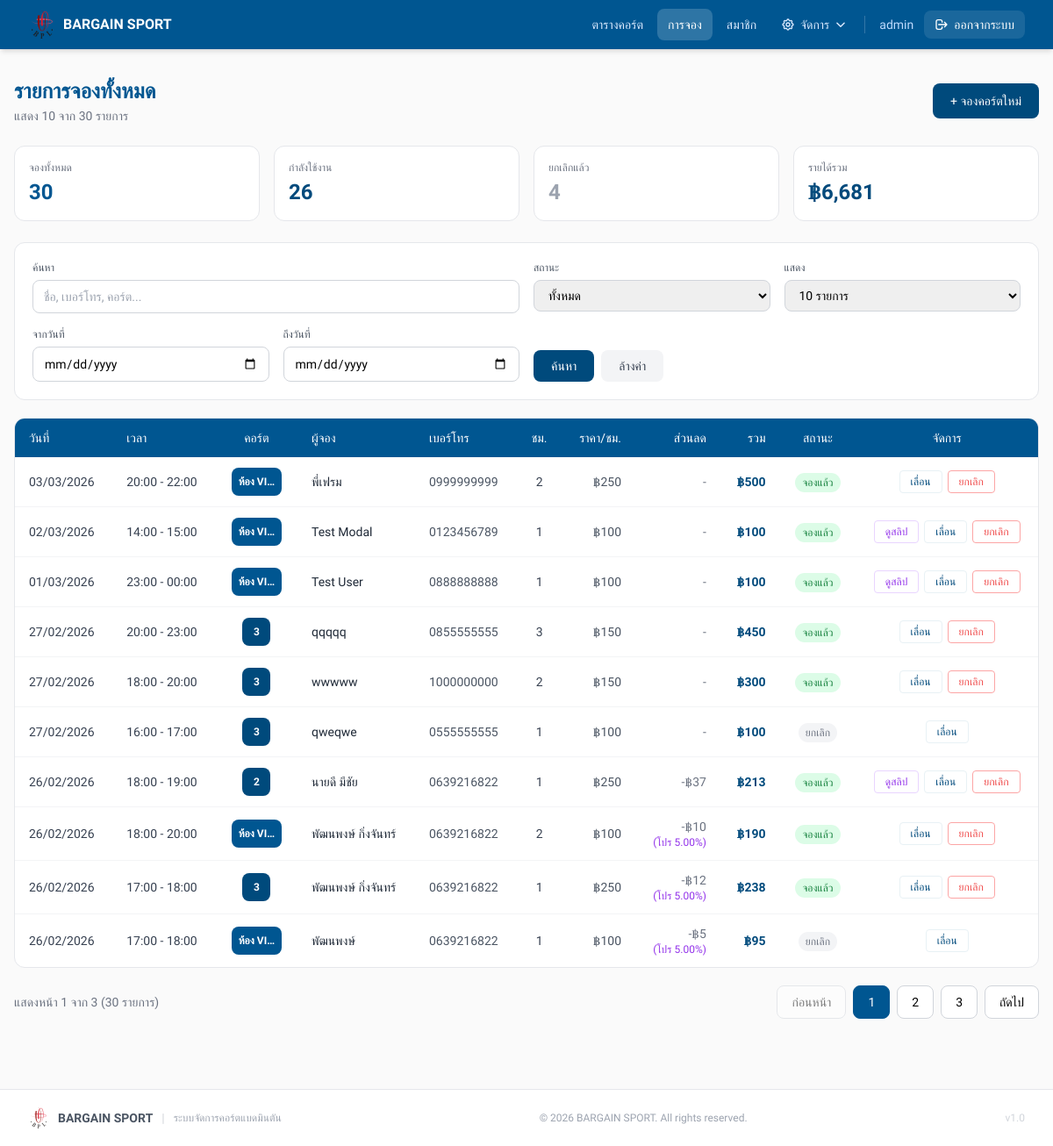
The page /bookings/index.php (signed in) on the database as committed earlier.
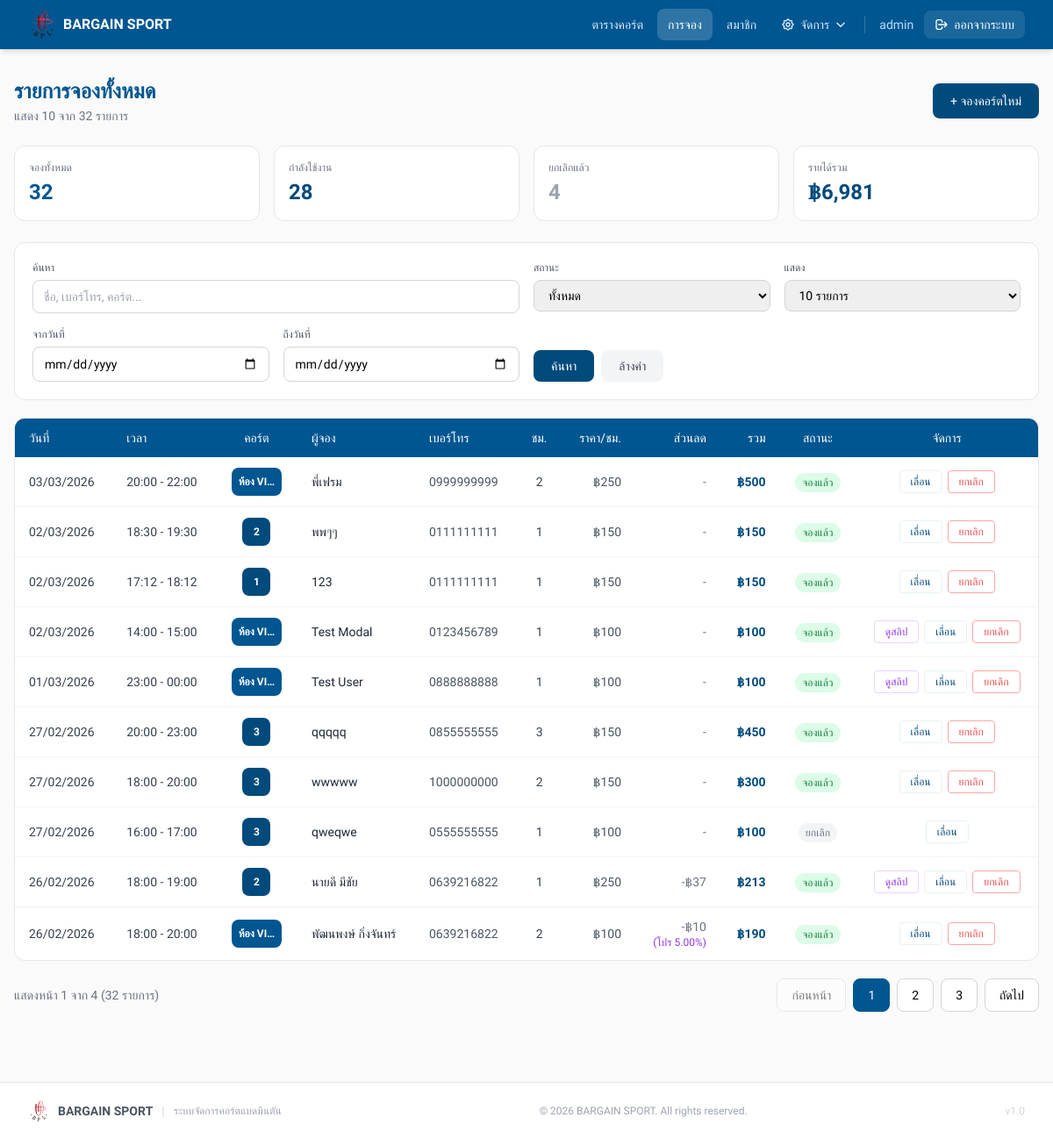
The same page on the database as committed later.
### tables this page shows
CREATE TABLE `bookings` (
  `id` int NOT NULL,
  `court_id` int NOT NULL,
  `customer_name` varchar(100) NOT NULL,
  `customer_phone` varchar(30) DEFAULT NULL,
  `member_id` int DEFAULT NULL,
  `promotion_id` int DEFAULT NULL,
  `promotion_discount_percent` decimal(5,2) DEFAULT NULL,
  `payment_slip_path` varchar(255) DEFAULT NULL,
  `start_datetime` datetime NOT NULL,
  `duration_hours` int NOT NULL,
  `price_per_hour` decimal(10,2) NOT NULL,
  `discount_amount` decimal(10,2) NOT NULL DEFAULT '0.00',
  `total_amount` decimal(10,2) NOT NULL,
  `status` enum('booked','cancelled') NOT NULL DEFAULT 'booked',
  `created_by` int DEFAULT NULL,
  `created_at` timestamp NOT NULL DEFAULT CURRENT_TIMESTAMP,
  `updated_at` timestamp NULL DEFAULT NULL
);

CREATE TABLE `courts` (
  `id` int NOT NULL,
  `court_no` int NOT NULL,
  `vip_room_name` varchar(100) DEFAULT NULL COMMENT 'ชื่อห้อง VIP',
  `status` enum('Available','Booked','In Use','Maintenance') DEFAULT 'Available',
  `is_vip` tinyint(1) NOT NULL DEFAULT '0',
  `court_type` enum('normal','vip') DEFAULT 'normal' COMMENT 'ประเภทคอร์ต: normal=ปกติ, vip=VIP',
  `vip_price` decimal(10,2) DEFAULT NULL COMMENT 'ราคาพิเศษสำหรับคอร์ต VIP (บาท/ชั่วโมง)',
  `normal_price` decimal(10,2) DEFAULT NULL COMMENT 'ราคาคงที่สำหรับคอร์ตปกติ (optional)',
  `pricing_group_id` int DEFAULT NULL
);

### bookings/index.php (the view, shortened to what the changed rows need)
<?php
require_once __DIR__.'/../config/db.php';
$per_page = isset($_GET['per_page']) && $_GET['per_page'] !== 'all' ? (int)$_GET['per_page'] : 10;
$page = max(1, (int)($_GET['page'] ?? 1));
$where = ['1=1'];
$params = [];
$whereClause = implode(' AND ', $where);
$countStmt = $pdo->prepare("SELECT COUNT(*) FROM bookings b JOIN courts c ON b.court_id=c.id WHERE $whereClause");
$countStmt->execute($params);
$totalRecords = $countStmt->fetchColumn();
$offset = 0;
$totalPages = 1;
if ($per_page > 0) {
    $totalPages = max(1, ceil($totalRecords / $per_page));
    $page = min($page, $totalPages);
    $offset = ($page - 1) * $per_page;
}
$query = "SELECT b.*, c.court_no, c.vip_room_name, c.court_type, c.is_vip FROM bookings b JOIN courts c ON b.court_id=c.id WHERE $whereClause ORDER BY b.start_datetime DESC";
if ($per_page > 0) {
    $query .= " LIMIT $per_page OFFSET $offset";
}
$stmt = $pdo->prepare($query);
$stmt->execute($params);
$rows = $stmt->fetchAll();
$bookedCount = $pdo->prepare("SELECT COUNT(*) FROM bookings b JOIN courts c ON b.court_id=c.id WHERE $whereClause AND b.status='booked'");
$bookedCount->execute($params);
$bookedTotal = $bookedCount->fetchColumn();
$revenueStmt = $pdo->prepare("SELECT SUM(b.total_amount) FROM bookings b JOIN courts c ON b.court_id=c.id WHERE $whereClause AND b.status='booked'");
$revenueStmt->execute($params);
$totalRevenue = $revenueStmt->fetchColumn() ?? 0;
?>
<!doctype html>
<html lang="th">
<head>
<script src="https://cdn.tailwindcss.com"></script>
</head>
<body style="background:#FAFAFA;" class="min-h-screen">
<div class="max-w-7xl mx-auto px-4 py-8">
  <div class="flex flex-col sm:flex-row justify-between items-start sm:items-center gap-4 mb-6">
    <div>
      <h1 style="color:#005691;" class="text-2xl font-bold">รายการจองทั้งหมด</h1>
      <p class="text-gray-500 text-sm mt-0.5">แสดง <?= count($rows) ?> จาก <?= $totalRecords ?> รายการ</p>
    </div>
  </div>
  <div class="grid grid-cols-2 sm:grid-cols-4 gap-4 mb-6">
    <div class="bg-white rounded-xl border border-gray-200 p-4">
      <p class="text-gray-500 text-xs mb-1">จองทั้งหมด</p>
      <p style="color:#005691;" class="text-2xl font-bold"><?= $totalRecords ?></p>
    </div>
    <div class="bg-white rounded-xl border border-gray-200 p-4">
      <p class="text-gray-500 text-xs mb-1">กำลังใช้งาน</p>
      <p style="color:#004A7C;" class="text-2xl font-bold"><?= $bookedTotal ?></p>
    </div>
    <div class="bg-white rounded-xl border border-gray-200 p-4">
      <p class="text-gray-500 text-xs mb-1">รายได้รวม</p>
      <p style="color:#004A7C;" class="text-2xl font-bold">฿<?= number_format($totalRevenue, 0) ?></p>
    </div>
  </div>
  <div class="bg-white rounded-xl border border-gray-200 overflow-hidden">
    <div class="hidden md:block overflow-x-auto">
      <?php if (count($rows) > 0): ?>
      <table class="w-full text-sm">
        <thead>
          <tr style="background:#005691;" class="text-white text-left">
            <th class="px-4 py-3 font-medium">วันที่</th>
            <th class="px-4 py-3 font-medium">เวลา</th>
            <th class="px-4 py-3 font-medium text-center">คอร์ต</th>
            <th class="px-4 py-3 font-medium">ผู้จอง</th>
            <th class="px-4 py-3 font-medium">เบอร์โทร</th>
            <th class="px-4 py-3 font-medium text-center">ชม.</th>
            <th class="px-4 py-3 font-medium text-right">ราคา/ชม.</th>
            <th class="px-4 py-3 font-medium text-right">ส่วนลด</th>
            <th class="px-4 py-3 font-medium text-right">รวม</th>
            <th class="px-4 py-3 font-medium text-center">สถานะ</th>
            <th class="px-4 py-3 font-medium text-center">จัดการ</th>
          </tr>
        </thead>
        <tbody class="divide-y divide-gray-100">
          <?php foreach($rows as $r):
            $s = new DateTime($r['start_datetime']);
            $isBooked = $r['status'] === 'booked';
            $isVipCourt = ($r['court_type'] === 'vip' || $r['is_vip'] == 1);
            $courtLabel = $isVipCourt ? ($r['vip_room_name'] ?? 'VIP') : $r['court_no'];
          ?>
          <tr class="hover:bg-gray-50 transition-colors">
            <td class="px-4 py-3 text-gray-700"><?=$s->format('d/m/Y')?></td>
            <td class="px-4 py-3 text-gray-700">
              <?=$s->format('H:i')?> - <?=(clone $s)->modify('+'.$r['duration_hours'].' hour')->format('H:i')?>
            </td>
            <td class="px-4 py-3 text-center">
              <?php if ($isVipCourt): ?>
              <span style="background:#005691;" class="inline-flex items-center justify-center px-2 h-8 text-white rounded-lg text-xs font-bold whitespace-nowrap max-w-[7rem] overflow-hidden" title="<?= htmlspecialchars($courtLabel) ?>">
                <?= htmlspecialchars(mb_strimwidth($courtLabel, 0, 8, '…')) ?>
              </span>
              <?php else: ?>
              <span style="background:#004A7C;" class="inline-flex items-center justify-center w-8 h-8 text-white rounded-lg text-xs font-bold">
                <?= htmlspecialchars($courtLabel) ?>
              </span>
              <?php endif; ?>
            </td>
            <td class="px-4 py-3 text-gray-800"><?=htmlspecialchars($r['customer_name'])?></td>
            <td class="px-4 py-3 text-gray-600"><?=htmlspecialchars($r['customer_phone'])?></td>
            <td class="px-4 py-3 text-center text-gray-700"><?=$r['duration_hours']?></td>
            <td class="px-4 py-3 text-right text-gray-600">฿<?=number_format($r['price_per_hour'],0)?></td>
            <td class="px-4 py-3 text-right text-gray-500">
              <?php if ($r['discount_amount'] > 0): ?>
                -฿<?= number_format($r['discount_amount'], 0) ?>
                <?php if (!empty($r['promotion_discount_percent'])): ?>
                <span class="text-xs text-purple-600 block">(โปร <?= $r['promotion_discount_percent'] ?>%)</span>
                <?php endif; ?>
              <?php else: ?>-<?php endif; ?>
            </td>
            <td style="color:#004A7C;" class="px-4 py-3 text-right font-semibold">฿<?=number_format($r['total_amount'],0)?></td>
            <td class="px-4 py-3 text-center">
              <span class="text-xs px-2 py-1 rounded-full <?= $isBooked ? 'bg-green-100 text-green-700' : 'bg-gray-100 text-gray-500' ?>">
                <?= $isBooked ? 'จองแล้ว' : 'ยกเลิก' ?>
              </span>
            </td>
            <td class="px-4 py-3">
              <div class="flex gap-1.5 justify-center flex-wrap">
                <?php if (!empty($r['payment_slip_path'])): ?>
                <button onclick="viewSlip('<?= htmlspecialchars($r['payment_slip_path'], ENT_QUOTES) ?>')"
                        class="px-3 py-1 border border-purple-200 text-purple-600 rounded text-xs hover:bg-purple-50 transition-colors">
                    ดูสลิป
                </button>
                <?php endif; ?>
                <a href="update.php?id=<?=$r['id']?>"
                   style="color:#004A7C; border-color:#E8F1F5;"
                   class="px-3 py-1 border rounded text-xs hover:bg-[#FAFAFA] transition-colors">เลื่อน</a>
                <?php if($isBooked): ?>
                <a href="cancel.php?id=<?=$r['id']?>"
                   onclick="return confirm('ยืนยันยกเลิกการจอง?')"
                   class="px-3 py-1 border border-red-300 text-red-500 rounded text-xs hover:bg-red-50 transition-colors">ยกเลิก</a>
                <?php endif; ?>
              </div>
            </td>
          </tr>
          <?php endforeach; ?>
        </tbody>
      </table>
      <?php endif; ?>
    </div>
  </div>
  <?php if ($per_page > 0 && $totalPages > 1): ?>
  <div class="mt-5 flex flex-col sm:flex-row justify-between items-center gap-4">
    <p class="text-sm text-gray-500">
      แสดงหน้า <?= $page ?> จาก <?= $totalPages ?> (<?= number_format($totalRecords) ?> รายการ)
    </p>
    <div class="flex gap-2">
      <?php
      $queryParams = $_GET;
      $queryParams['page'] = max(1, $page - 1);
      $prevLink = 'index.php?' . http_build_query($queryParams);
      $queryParams['page'] = min($totalPages, $page + 1);
      $nextLink = 'index.php?' . http_build_query($queryParams);
      ?>
      <a href="<?= $prevLink ?>"
         class="px-4 py-2 bg-white border border-gray-300 rounded-lg text-sm hover:bg-gray-50 transition-colors <?= $page <= 1 ? 'opacity-50 pointer-events-none' : '' ?>">
        ก่อนหน้า
      </a>
      <?php
      $startPage = max(1, $page - 2);
      $endPage = min($totalPages, $page + 2);
      for ($i = $startPage; $i <= $endPage; $i++):
        $queryParams['page'] = $i;
        $pageLink = 'index.php?' . http_build_query($queryParams);
      ?>
        <a href="<?= $pageLink ?>"
           class="px-4 py-2 border rounded-lg text-sm transition-colors <?= $i === $page ? 'bg-[#005691] text-white border-[#005691]' : 'bg-white border-gray-300 hover:bg-gray-50' ?>">
          <?= $i ?>
        </a>
      <?php endfor; ?>
      <a href="<?= $nextLink ?>"
         class="px-4 py-2 bg-white border border-gray-300 rounded-lg text-sm hover:bg-gray-50 transition-colors <?= $page >= $totalPages ? 'opacity-50 pointer-events-none' : '' ?>">
        ถัดไป
      </a>
    </div>
  </div>
  <?php endif; ?>
</div>
</body>
</html>

Rows that differ between the two databases and show on the page:
no longer on this page (row unchanged): bookings: start_datetime "26/02/2026", start_datetime "17:00", start_datetime+duration_hours "18:00", court.court_no "3", customer_name "พัฒนพงษ์ กิ่งจันทร์", customer_phone "0639216822", duration_hours "1", price_per_hour "250", discount_amount "12", promotion_discount_percent "5.00", total_amount "238", status "จองแล้ว"
no longer on this page (row unchanged): bookings: start_datetime "26/02/2026", start_datetime "17:00", start_datetime+duration_hours "18:00", court.vip_room_name "ห้อง VI…", customer_name "พัฒนพงษ์", customer_phone "0639216822", duration_hours "1", price_per_hour "100", discount_amount "5", promotion_discount_percent "5.00", total_amount "95", status "ยกเลิก"
added bookings: start_datetime "02/03/2026", start_datetime "18:30", start_datetime+duration_hours "19:30", court.court_no "2", customer_name "พพๆๆ", customer_phone "0111111111", duration_hours "1", price_per_hour "150", total_amount "150", status "จองแล้ว"
added bookings: start_datetime "02/03/2026", start_datetime "17:12", start_datetime+duration_hours "18:12", court.court_no "1", customer_name "123", customer_phone "0111111111", duration_hours "1", price_per_hour "150", total_amount "150", status "จองแล้ว"
Other text that changed with them:
$totalRecords: "30" → "32"
$bookedTotal: "26" → "28"
$totalRevenue: "6,681" → "6,981"
$totalPages: "3" → "4"
